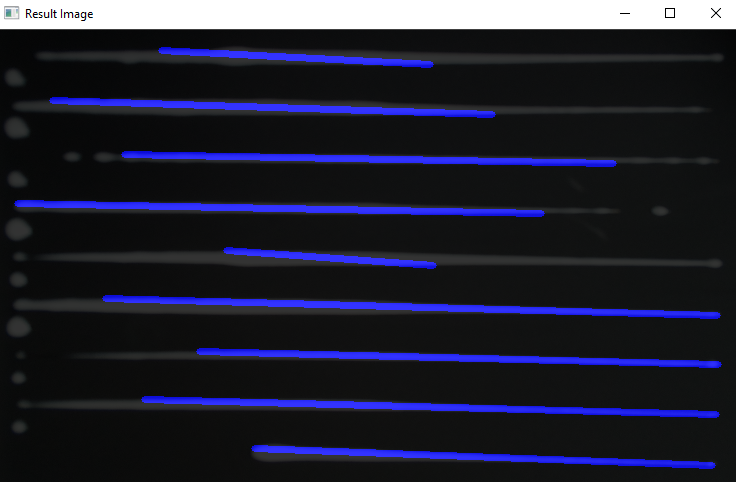
#> input picture traitement-image/cropped/1.png, 736 x 482 px, found by its file name
$ python 'houglinesp backup.py'
#> lines starting #> are read from the running program, lines starting #| are printed output that depends on the picture; after the words box and inside, x2 and y2 are one past the last pixel; in counts of white or black regions, pixels touching at a corner belong together
### traitement-image/houghbundler.py
import math
class HoughBundler:
  '''Clasterize and merge each cluster of cv2.HoughLinesP() output
  a = HoughBundler()
  foo = a.process_lines(houghP_lines, binary_image)
  '''

  def get_orientation(self, line):
    '''get orientation of a line, using its length
    https://en.wikipedia.org/wiki/Atan2
    '''
    orientation = math.atan2(abs((line[0] - line[2])), abs((line[1] - line[3])))
    return math.degrees(orientation)

  def checker(self, line_new, groups, min_distance_to_merge, min_angle_to_merge):
    '''Check if line have enough distance and angle to be count as similar
    '''
    for group in groups:
        # walk through existing line groups
        for line_old in group:
            # check distance
            if self.get_distance(line_old, line_new) < min_distance_to_merge:
                # check the angle between lines
                orientation_new = self.get_orientation(line_new)
                orientation_old = self.get_orientation(line_old)
                # if all is ok -- line is similar to others in group
                if abs(orientation_new - orientation_old) < min_angle_to_merge:
                    group.append(line_new)
                    return False
    # if it is totally different line
    return True

  def DistancePointLine(self, point, line):
    """Get distance between point and line
    http://local.wasp.uwa.edu.au/~pbourke/geometry/pointline/source.vba
    """
    px, py = point
    x1, y1, x2, y2 = line

    def lineMagnitude(x1, y1, x2, y2):
        'Get line (aka vector) length'
        lineMagnitude = math.sqrt(math.pow((x2 - x1), 2) + math.pow((y2 - y1), 2))
        return lineMagnitude

    LineMag = lineMagnitude(x1, y1, x2, y2)
    if LineMag < 0.00000001:
        DistancePointLine = 9999
        return DistancePointLine

    u1 = (((px - x1) * (x2 - x1)) + ((py - y1) * (y2 - y1)))
    u = u1 / (LineMag * LineMag)

    if (u < 0.00001) or (u > 1):
        #// closest point does not fall within the line segment, take the shorter distance
        #// to an endpoint
        ix = lineMagnitude(px, py, x1, y1)
        iy = lineMagnitude(px, py, x2, y2)
        if ix > iy:
            DistancePointLine = iy
        else:
            DistancePointLine = ix
    else:
        # Intersecting point is on the line, use the formula
        ix = x1 + u * (x2 - x1)
        iy = y1 + u * (y2 - y1)
        DistancePointLine = lineMagnitude(px, py, ix, iy)

    return DistancePointLine

  def get_distance(self, a_line, b_line):
    """Get all possible distances between each dot of two lines and second line
    return the shortest
    """
    dist1 = self.DistancePointLine(a_line[:2], b_line)
    dist2 = self.DistancePointLine(a_line[2:], b_line)
    dist3 = self.DistancePointLine(b_line[:2], a_line)
    dist4 = self.DistancePointLine(b_line[2:], a_line)

    return min(dist1, dist2, dist3, dist4)

  def merge_lines_pipeline_2(self, lines):
    'Clusterize (group) lines'
    groups = []  # all lines groups are here
    # Parameters to play with
    min_distance_to_merge = 30
    min_angle_to_merge = 30
    # first line will create new group every time
    groups.append([lines[0]])
    # if line is different from existing gropus, create a new group
    for line_new in lines[1:]:
        if self.checker(line_new, groups, min_distance_to_merge, min_angle_to_merge):
            groups.append([line_new])

    return groups

  def merge_lines_segments1(self, lines):
    """Sort lines cluster and return first and last coordinates
    """
    orientation = self.get_orientation(lines[0])

    # special case
    if(len(lines) == 1):
        return [lines[0][:2], lines[0][2:]]

    # [[1,2,3,4],[]] to [[1,2],[3,4],[],[]]
    points = []
    for line in lines:
        points.append(line[:2])
        points.append(line[2:])
    # if vertical
    if 45 < orientation < 135:
        #sort by y
        points = sorted(points, key=lambda point: point[1])
    else:
        #sort by x
        points = sorted(points, key=lambda point: point[0])

    # return first and last point in sorted group
    # [[x,y],[x,y]]
    return [points[0], points[-1]]

  def process_lines(self, lines, img):
    '''Main function for lines from cv.HoughLinesP() output merging
    for OpenCV 3
    lines -- cv.HoughLinesP() output
    img -- binary image
    '''
    lines_x = []
    lines_y = []
    # for every line of cv2.HoughLinesP()
    for line_i in [l[0] for l in lines]:
            orientation = self.get_orientation(line_i)
            # if vertical
            if 45 < orientation < 135:
                lines_y.append(line_i)
            else:
                lines_x.append(line_i)

    lines_y = sorted(lines_y, key=lambda line: line[1])
    lines_x = sorted(lines_x, key=lambda line: line[0])
    merged_lines_all = []

    # for each cluster in vertical and horizantal lines leave only one line
    for i in [lines_x, lines_y]:
            if len(i) > 0:
                groups = self.merge_lines_pipeline_2(i)
                merged_lines = []
                for group in groups:
                    merged_lines.append(self.merge_lines_segments1(group))

                merged_lines_all.extend(merged_lines)

    return merged_lines_all

### traitement-image/oldworks/houglinesp backup.py
import cv2
import numpy as np
from houghbundler import HoughBundler

# Read image
not_resized_img = cv2.imread('plan_experience/1.png', cv2.IMREAD_COLOR)
#> not_resized_img is the input picture: shape (482, 736, 3); mean B, G, R 50.7, 33.9, 33.2
not_resized_img_height = not_resized_img.shape[0]
#> not_resized_img_height = 482
not_resized_img_width = not_resized_img.shape[1]
#> not_resized_img_width = 736
scale_percent = 30
new_height = int(not_resized_img_height * scale_percent / 100)
#> new_height = 144
new_width = int(not_resized_img_width * scale_percent / 100)
#> new_width = 220
img = cv2.resize(not_resized_img, (new_width, new_height))
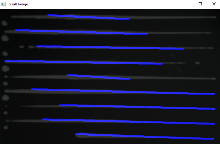
#> img: shape (144, 220, 3); mean B, G, R 51.1, 34.3, 33.6

# Convert the image to gray-scale
gray = cv2.cvtColor(img, cv2.COLOR_BGR2GRAY)
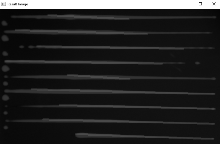
#> gray: shape (144, 220); min 5, max 255, mean 36.1
ret, thresh1 = cv2.threshold(gray,140,255,cv2.THRESH_BINARY)
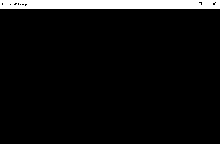
#> thresh1: shape (144, 220); 6.2% white; 1 white region, box (x1, y1, x2, y2) and area: (0, 0, 220, 9) 1955
cv2.imshow("Result Image", thresh1)
# kernel_size = 5
# blur_gray = cv2.GaussianBlur(gray,(kernel_size, kernel_size),0)

# Find the edges in the image using canny detector
low_threshold = 50
high_threshold = 200
# edges = cv2.Canny(blur_gray, low_threshold, high_threshold, apertureSize=3)

rho = 1  # distance resolution in pixels of the Hough grid
theta = np.pi / 180  # angular resolution in radians of the Hough grid
threshold = 50  # minimum number of votes (intersections in Hough grid cell)
min_line_length = 200  # minimum number of pixels making up a line
max_line_gap = 10  # maximum gap in pixels between connectable line segments
line_image = np.copy(img) * 0  # creating a blank to draw lines on
#> line_image: shape (144, 220, 3); every value is 0

# Run Hough on edge detected image
# Output "lines" is an array containing endpoints of detected line segments
houghP_lines = cv2.HoughLinesP(thresh1, rho=rho, theta=theta, threshold=threshold, minLineLength=min_line_length, maxLineGap=max_line_gap)
#> houghP_lines = [[0, 4, 219, 4], [0, 0, 219, 0], [0, 8, 219, 8], [0, 3, 219, 3], [0, 6, 219, 6], [0, 7, 219, 7], [0, 1, 219, 1], [0, 5, 219, 5], [0, 2, 219, 2]]

# [13 lines of commented-out code are left out]

a = HoughBundler()
processed_lines = a.process_lines(houghP_lines, thresh1)
#> the loop in process_lines, `for line_i in [l[0] for l in lines]:` made 9 passes
#> after the loop in process_lines, `for line_i in [l[0] for l in lines]:`: lines_x = []; lines_y has the same summary as houghP_lines outside process_lines
#> in process_lines, `lines_y = sorted(lines_y, key=lambda line: line[1])`: lines_y = [[0, 0, 219, 0], [0, 1, 219, 1], [0, 2, 219, 2], [0, 3, 219, 3], [0, 4, 219, 4], [0, 5, 219, 5], [0, 6, 219, 6], [0, 7, 219, 7], [0, 8, 219, 8]]
#> the loop in process_lines, `for i in [lines_x, lines_y]:` made 2 passes
#> (min_distance_to_merge in merge_lines_pipeline_2, min_angle_to_merge in merge_lines_pipeline_2) on pass 2: (30, 30)
#> i on pass 1: []
#> after the loop in process_lines, `for i in [lines_x, lines_y]:`: merged_lines_all = [[[0, 0], [219, 8]]]
#> processed_lines = [[[0, 0], [219, 8]]]

for line in processed_lines:
  # image, start_point, end_point, color, thickness
  cv2.line(line_image, (line[0][0], line[0][1]), (line[1][0], line[1][1]), (255,0,0),5)
#> this loop made 1 pass
#> line on pass 1: [[0, 0], [219, 8]]
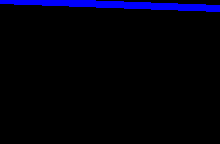
#> line_image: shape (144, 220, 3); mean B, G, R 11.4, 0, 0

# Draw the lines on the  image
# src1, alpha, src2, beta, 0.0
lines_edges = cv2.addWeighted(img, 0.2, line_image, 0.8, 0)
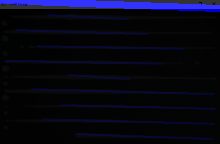
#> lines_edges: shape (144, 220, 3); mean B, G, R 19.3, 6.8, 6.7

# Show result
cv2.imshow("Result Image", lines_edges)

cv2.waitKey(0)

$ run again, with traitement-image/cropped/2.png copied over traitement-image/cropped/1.png
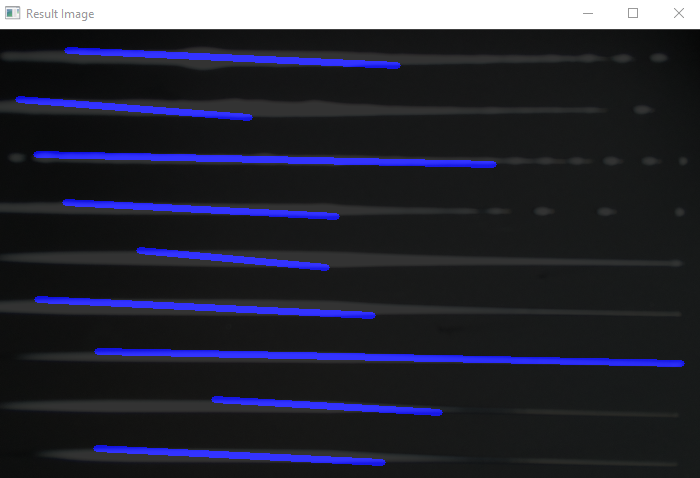
#> input picture traitement-image/cropped/2.png, 700 x 478 px, found by its file name
#> not_resized_img is the input picture: shape (478, 700, 3); mean B, G, R 52.9, 40.3, 39.4
#> `gray = cv2.cvtColor(img, cv2.COLOR_BGR2GRAY)`:
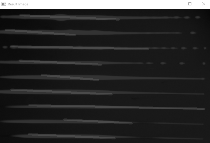
#> gray: shape (143, 210); min 7, max 255, mean 41.9
#> thresh1: shape (143, 210); 6.3% white; 1 white region, box (x1, y1, x2, y2) and area: (0, 0, 210, 9) 1888
#> houghP_lines = [[0, 7, 209, 4], [0, 8, 209, 8], [0, 2, 209, 2], [0, 0, 209, 0], [0, 1, 209, 1], [0, 3, 209, 3]]
#> the loop in process_lines, `for line_i in [l[0] for l in lines]:` made 6 passes
#> (line_i, orientation) on passes 1 to 6: ([0, 7, 209, 4], 89.18), ([0, 8, 209, 8], 90), ([0, 2, 209, 2], 90), ([0, 0, 209, 0], 90), ([0, 1, 209, 1], 90), ([0, 3, 209, 3], 90)
#> after the loop in process_lines, `for line_i in [l[0] for l in lines]:`: lines_x = []; lines_y has the same summary as houghP_lines outside process_lines
#> in process_lines, `lines_y = sorted(lines_y, key=lambda line: line[1])`: lines_y = [[0, 0, 209, 0], [0, 1, 209, 1], [0, 2, 209, 2], [0, 3, 209, 3], [0, 7, 209, 4], [0, 8, 209, 8]]
#> the loop in process_lines, `for i in [lines_x, lines_y]:` made 2 passes
#> (min_distance_to_merge in merge_lines_pipeline_2, min_angle_to_merge in merge_lines_pipeline_2) on pass 2: (30, 30)
#> after the loop in process_lines, `for i in [lines_x, lines_y]:`: merged_lines_all = [[[0, 0], [209, 8]]]
#> the loop `for line in processed_lines:` made 1 pass
#> line on pass 1: [[0, 0], [209, 8]]
#> `lines_edges = cv2.addWeighted(img, 0.2, line_image, 0.8, 0)`:
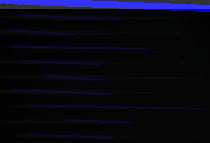
#> lines_edges: shape (143, 210, 3); mean B, G, R 19.8, 8.1, 8
